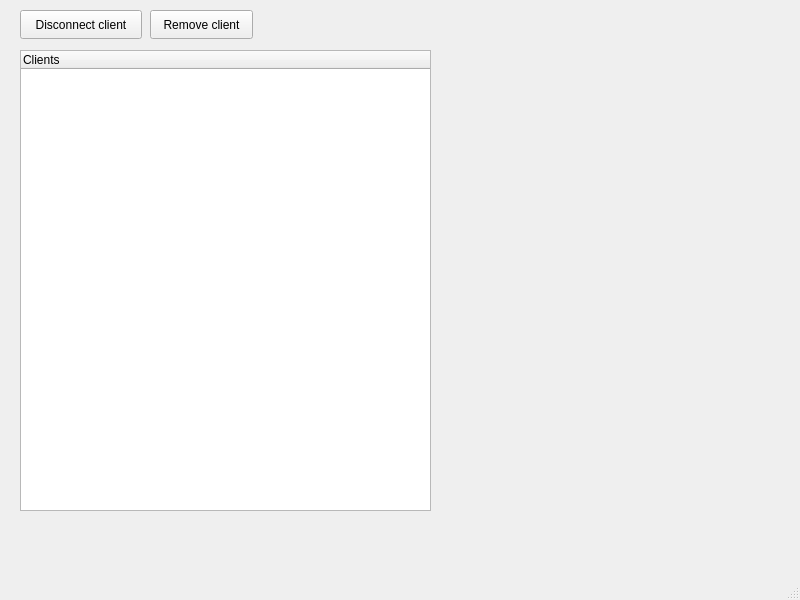
<?xml version="1.0" encoding="UTF-8"?>
<ui version="4.0">
 <class>MainWindow</class>
 <widget class="QMainWindow" name="MainWindow">
  <property name="geometry">
   <rect>
    <x>0</x>
    <y>0</y>
    <width>800</width>
    <height>600</height>
   </rect>
  </property>
  <property name="windowTitle">
   <string>MainWindow</string>
  </property>
  <widget class="QWidget" name="centralwidget">
   <widget class="QTreeWidget" name="treeWidget">
    <property name="geometry">
     <rect>
      <x>20</x>
      <y>50</y>
      <width>411</width>
      <height>461</height>
     </rect>
    </property>
    <column>
     <property name="text">
      <string notr="true">Clients</string>
     </property>
    </column>
   </widget>
   <widget class="QPushButton" name="disconnectClientButton">
    <property name="geometry">
     <rect>
      <x>20</x>
      <y>10</y>
      <width>122</width>
      <height>29</height>
     </rect>
    </property>
    <property name="text">
     <string>Disconnect client</string>
    </property>
   </widget>
   <widget class="QPushButton" name="removeClientButton">
    <property name="geometry">
     <rect>
      <x>150</x>
      <y>10</y>
      <width>103</width>
      <height>29</height>
     </rect>
    </property>
    <property name="text">
     <string>Remove client</string>
    </property>
   </widget>
  </widget>
  <widget class="QMenuBar" name="menubar">
   <property name="geometry">
    <rect>
     <x>0</x>
     <y>0</y>
     <width>800</width>
     <height>26</height>
    </rect>
   </property>
  </widget>
  <widget class="QStatusBar" name="statusbar"/>
 </widget>
 <resources/>
 <connections/>
</ui>
